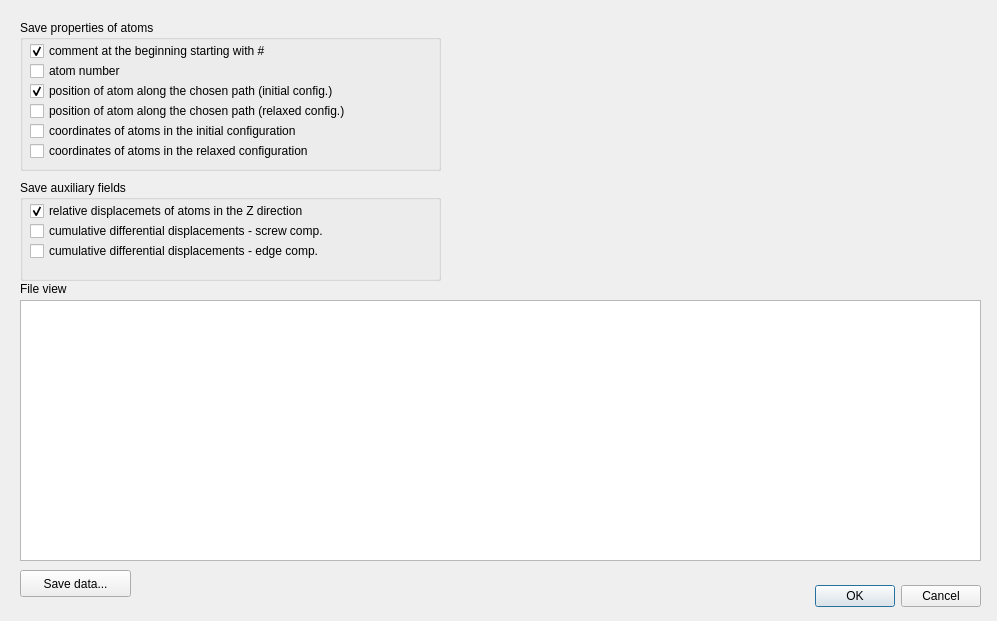
<?xml version="1.0" encoding="UTF-8"?>
<ui version="4.0">
 <class>DProbeAtomDispl</class>
 <widget class="QDialog" name="DProbeAtomDispl">
  <property name="geometry">
   <rect>
    <x>0</x>
    <y>0</y>
    <width>997</width>
    <height>621</height>
   </rect>
  </property>
  <property name="windowTitle">
   <string>Results of the calculation of the dislocation position</string>
  </property>
  <property name="windowFilePath">
   <string/>
  </property>
  <widget class="QDialogButtonBox" name="buttonBox">
   <property name="geometry">
    <rect>
     <x>810</x>
     <y>580</y>
     <width>171</width>
     <height>32</height>
    </rect>
   </property>
   <property name="orientation">
    <enum>Qt::Horizontal</enum>
   </property>
   <property name="standardButtons">
    <set>QDialogButtonBox::Cancel|QDialogButtonBox::Ok</set>
   </property>
  </widget>
  <widget class="QGroupBox" name="grpAtomProp">
   <property name="geometry">
    <rect>
     <x>20</x>
     <y>20</y>
     <width>421</width>
     <height>151</height>
    </rect>
   </property>
   <property name="title">
    <string>Save properties of atoms</string>
   </property>
   <widget class="QCheckBox" name="chkxyzInit">
    <property name="geometry">
     <rect>
      <x>10</x>
      <y>100</y>
      <width>351</width>
      <height>22</height>
     </rect>
    </property>
    <property name="text">
     <string>coordinates of atoms in the initial configuration</string>
    </property>
   </widget>
   <widget class="QCheckBox" name="chkAtomPosInit">
    <property name="geometry">
     <rect>
      <x>10</x>
      <y>60</y>
      <width>401</width>
      <height>22</height>
     </rect>
    </property>
    <property name="text">
     <string>position of atom along the chosen path (initial config.)</string>
    </property>
    <property name="checked">
     <bool>true</bool>
    </property>
   </widget>
   <widget class="QCheckBox" name="chkAtomNumber">
    <property name="geometry">
     <rect>
      <x>10</x>
      <y>40</y>
      <width>351</width>
      <height>22</height>
     </rect>
    </property>
    <property name="text">
     <string>atom number</string>
    </property>
    <property name="checked">
     <bool>false</bool>
    </property>
   </widget>
   <widget class="QCheckBox" name="chkAtomPosRel">
    <property name="geometry">
     <rect>
      <x>10</x>
      <y>80</y>
      <width>411</width>
      <height>22</height>
     </rect>
    </property>
    <property name="text">
     <string>position of atom along the chosen path (relaxed config.)</string>
    </property>
    <property name="checked">
     <bool>false</bool>
    </property>
   </widget>
   <widget class="QCheckBox" name="chkComment">
    <property name="geometry">
     <rect>
      <x>10</x>
      <y>20</y>
      <width>351</width>
      <height>22</height>
     </rect>
    </property>
    <property name="text">
     <string>comment at the beginning starting with #</string>
    </property>
    <property name="checked">
     <bool>true</bool>
    </property>
   </widget>
  </widget>
  <widget class="QListWidget" name="fileView">
   <property name="geometry">
    <rect>
     <x>20</x>
     <y>300</y>
     <width>961</width>
     <height>261</height>
    </rect>
   </property>
   <property name="font">
    <font>
     <family>Courier</family>
     <weight>75</weight>
     <bold>true</bold>
    </font>
   </property>
  </widget>
  <widget class="QPushButton" name="btSaveData">
   <property name="geometry">
    <rect>
     <x>20</x>
     <y>570</y>
     <width>111</width>
     <height>27</height>
    </rect>
   </property>
   <property name="text">
    <string>Save data...</string>
   </property>
  </widget>
  <widget class="QGroupBox" name="grpAtomAux">
   <property name="geometry">
    <rect>
     <x>20</x>
     <y>180</y>
     <width>421</width>
     <height>101</height>
    </rect>
   </property>
   <property name="title">
    <string>Save auxiliary fields</string>
   </property>
   <widget class="QCheckBox" name="chkScrew">
    <property name="enabled">
     <bool>true</bool>
    </property>
    <property name="geometry">
     <rect>
      <x>10</x>
      <y>40</y>
      <width>391</width>
      <height>22</height>
     </rect>
    </property>
    <property name="text">
     <string>cumulative differential displacements - screw comp.</string>
    </property>
    <property name="checkable">
     <bool>true</bool>
    </property>
    <property name="checked">
     <bool>false</bool>
    </property>
   </widget>
   <widget class="QCheckBox" name="chkEdge">
    <property name="geometry">
     <rect>
      <x>10</x>
      <y>60</y>
      <width>391</width>
      <height>22</height>
     </rect>
    </property>
    <property name="text">
     <string>cumulative differential displacements - edge comp.</string>
    </property>
    <property name="checked">
     <bool>false</bool>
    </property>
   </widget>
   <widget class="QCheckBox" name="chkRelDispZ">
    <property name="geometry">
     <rect>
      <x>10</x>
      <y>20</y>
      <width>391</width>
      <height>22</height>
     </rect>
    </property>
    <property name="text">
     <string>relative displacemets of atoms in the Z direction</string>
    </property>
    <property name="checked">
     <bool>true</bool>
    </property>
   </widget>
  </widget>
  <widget class="QLabel" name="label">
   <property name="geometry">
    <rect>
     <x>20</x>
     <y>280</y>
     <width>68</width>
     <height>17</height>
    </rect>
   </property>
   <property name="text">
    <string>File view</string>
   </property>
  </widget>
  <widget class="QCheckBox" name="chkxyzRel">
   <property name="geometry">
    <rect>
     <x>30</x>
     <y>140</y>
     <width>361</width>
     <height>22</height>
    </rect>
   </property>
   <property name="text">
    <string>coordinates of atoms in the relaxed configuration</string>
   </property>
  </widget>
 </widget>
 <resources/>
 <connections>
  <connection>
   <sender>buttonBox</sender>
   <signal>accepted()</signal>
   <receiver>DProbeAtomDispl</receiver>
   <slot>accept()</slot>
   <hints>
    <hint type="sourcelabel">
     <x>248</x>
     <y>254</y>
    </hint>
    <hint type="destinationlabel">
     <x>157</x>
     <y>274</y>
    </hint>
   </hints>
  </connection>
  <connection>
   <sender>buttonBox</sender>
   <signal>rejected()</signal>
   <receiver>DProbeAtomDispl</receiver>
   <slot>reject()</slot>
   <hints>
    <hint type="sourcelabel">
     <x>316</x>
     <y>260</y>
    </hint>
    <hint type="destinationlabel">
     <x>286</x>
     <y>274</y>
    </hint>
   </hints>
  </connection>
 </connections>
</ui>
